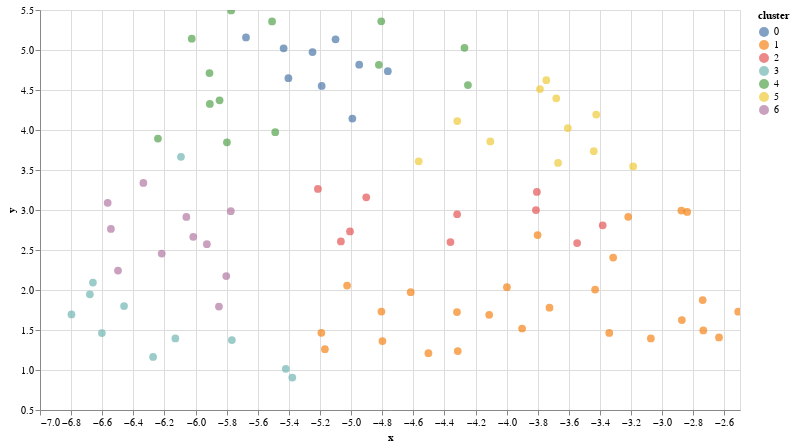

Notebook source saved alongside this figure:
### Code cell
chart = plot_clustering_step(insight_layers, 1)
chart.interactive()

### Figure 1 — Vega-Lite specification as saved in the notebook (floating-point values rounded to 4 significant figures)
{"config": {"view": {"continuousWidth": 300, "continuousHeight": 300}}, "data": {"name": "data-32a8fd4e9c20cef6b7e031e8c56d0fbb"}, "mark": {"type": "circle", "size": 60}, "encoding": {"color": {"field": "cluster", "type": "nominal"}, "tooltip": [{"field": "content", "type": "nominal"}, {"field": "parent", "type": "nominal"}], "x": {"field": "x", "scale": {"zero": false}, "type": "quantitative"}, "y": {"field": "y", "scale": {"zero": false}, "type": "quantitative"}}, "height": 400, "params": [{"name": "param_10", "select": {"type": "interval", "encodings": ["x", "y"]}, "bind": "scales"}], "width": 700, "$schema": "https://vega.github.io/schema/vega-lite/v5.16.3.json", "datasets": {"data-32a8fd4e9c20cef6b7e031e8c56d0fbb": [{"content": "Demande de simplification et d'amélioration du programme de points de fidélité, avec des avantages accessibles dès le premier euro dépensé.", "parent": "Renforcement et simplification du programme de fidélisation pour rendre les avantages plus accessibles et fidéliser la clientèle, notamment les clients réguliers.", "cluster": "0", "x": -4.992, "y": 4.144}, {"content": "Demande de renforcement du programme de fidélisation pour les clients réguliers.", "parent": "Renforcement et simplification du programme de fidélisation pour rendre les avantages plus accessibles et fidéliser la clientèle, notamment les clients réguliers.", "cluster": "0", "x": -4.948, "y": 4.816}, {"content": "Améliorer la qualité de service et le comportement du personnel pour renforcer la satisfaction client.", "parent": "Amélioration de la qualité de certains produits et équipements pour maintenir la satisfaction clientèle.", "cluster": "0", "x": -5.189, "y": 4.551}, {"content": "Assurer une mise à jour constante des stocks pour éviter les ruptures et fidéliser la clientèle.", "parent": "Optimisation de la gestion des dates de péremption et du déstockage des produits, notamment pour la viande, avec des suggestions de réductions et d'affichage spécifique.", "cluster": "0", "x": -4.764, "y": 4.734}, {"content": "Revoir la stratégie et le système de livraison pour améliorer la compétitivité face à la concurrence", "parent": "Revoir et analyser les stratégies de livraison pour améliorer la compétitivité et répondre aux standards du marché.", "cluster": "0", "x": -5.434, "y": 5.021}, {"content": "Simplifier l'approvisionnement en réduisant la nécessité de multiplier les fournisseurs", "parent": "Simplifier l'approvisionnement et optimiser l'assortiment produit pour améliorer l'efficacité opérationnelle et la compétitivité face à la concurrence.", "cluster": "0", "x": -5.676, "y": 5.158}, {"content": "Optimiser l'assortiment produit en réponse à la concurrence", "parent": "Simplifier l'approvisionnement et optimiser l'assortiment produit pour améliorer l'efficacité opérationnelle et la compétitivité face à la concurrence.", "cluster": "0", "x": -5.248, "y": 4.974}, {"content": "Renforcer la fidélisation pour contrer la perte de clientèle au profit de la concurrence", "parent": "Renforcement et simplification du programme de fidélisation pour rendre les avantages plus accessibles et fidéliser la clientèle, notamment les clients réguliers.", "cluster": "0", "x": -5.1, "y": 5.134}, {"content": "Analyser la stratégie de livraison de Pomona pour identifier les adaptations nécessaires", "parent": "Revoir et analyser les stratégies de livraison pour améliorer la compétitivité et répondre aux standards du marché.", "cluster": "0", "x": -5.403, "y": 4.647}, {"content": "Qualité médiocre des confitures à bas prix, indique une amélioration nécessaire de la qualité des produits à faible coût.", "parent": "Nécessité d'améliorer la gamme de prix et la variété des produits, notamment pour les confitures.", "cluster": "1", "x": -4.805, "y": 1.73}, {"content": "Absence d'options de paiement échelonné pour de gros achats.", "parent": "Besoin d'améliorer les options de paiement et de livraison pour répondre aux divers besoins des clients.", "cluster": "1", "x": -4.319, "y": 1.724}, {"content": "La tarification actuelle décourage les petites entreprises en raison de prix non compétitifs pour les petites quantités et manque de promotions adaptées.", "parent": "Stratégie de tarification et de promotion à revoir pour être plus compétitive et attirer diverses tailles d'entreprises.", "cluster": "1", "x": -4.799, "y": 1.362}, {"content": "Changement fréquent de l'emplacement des produits générant une perte de temps", "parent": "Optimisation nécessaire de la gestion des stocks et de la disposition des produits pour éviter les pénuries et pertes de temps.", "cluster": "1", "x": -2.74, "y": 1.874}, {"content": "Charcuterie parfois mal emballée mais toujours en vente", "parent": "Améliorer la qualité de service et le comportement du personnel pour renforcer la satisfaction client.", "cluster": "1", "x": -2.635, "y": 1.406}, {"content": "Prix peu attractifs pour les achats en grande quantité.", "parent": "Stratégie de tarification et de promotion à revoir pour être plus compétitive et attirer diverses tailles d'entreprises.", "cluster": "1", "x": -4.617, "y": 1.972}, {"content": "Suppression fréquente d'articles", "parent": "Optimisation nécessaire de la gestion des stocks et de la disposition des produits pour éviter les pénuries et pertes de temps.", "cluster": "1", "x": -2.874, "y": 1.624}, {"content": "Manque d'engagement des chefs de rayon.", "parent": "Engagement envers des promotions régulières et une meilleure gestion des stocks pour fidéliser la clientèle.", "cluster": "1", "x": -2.84, "y": 2.976}, {"content": "Restrictions dans la disponibilité et l'assortiment des produits pour la livraison à domicile.", "parent": "Engagement envers des promotions régulières et une meilleure gestion des stocks pour fidéliser la clientèle.", "cluster": "1", "x": -3.725, "y": 1.779}, {"content": "Mauvaise qualité des équipements et produits professionnels fournis.", "parent": "Améliorer la qualité de service et le comportement du personnel pour renforcer la satisfaction client.", "cluster": "1", "x": -3.801, "y": 2.687}, {"content": "Problèmes récurrents avec les boîtes à pizza", "parent": "Améliorer la qualité de service et le comportement du personnel pour renforcer la satisfaction client.", "cluster": "1", "x": -2.512, "y": 1.729}, {"content": "Problèmes d'inconsistance en qualité et fraîcheur des produits offerts.", "parent": "Améliorer la qualité de service et le comportement du personnel pour renforcer la satisfaction client.", "cluster": "1", "x": -3.431, "y": 2.005}, {"content": "Absence de concurrence sur les boissons et légumes qui pourrait restreindre l'attractivité du catalogue pour ces catégories.", "parent": "Stratégie de tarification et de promotion à revoir pour être plus compétitive et attirer diverses tailles d'entreprises.", "cluster": "1", "x": -4.314, "y": 1.236}, {"content": "Problème de réapprovisionnement avec des rayons fréquemment vides ou manquants.", "parent": "Optimisation nécessaire de la gestion des stocks et de la disposition des produits pour éviter les pénuries et pertes de temps.", "cluster": "1", "x": -3.073, "y": 1.395}, {"content": "Absence de gamme de confitures moyennes, signalant une lacune dans la variété des produits distribués.", "parent": "Nécessité d'améliorer la gamme de prix et la variété des produits, notamment pour les confitures.", "cluster": "1", "x": -3.998, "y": 2.036}, {"content": "Manque de flexibilité dans les options de livraison, impliquant une révision des politiques de quantité, de prix total, et de surcharge.", "parent": "Besoin d'améliorer les options de paiement et de livraison pour répondre aux divers besoins des clients.", "cluster": "1", "x": -4.112, "y": 1.689}, {"content": "Problèmes de communication avec le fournisseur fourni resto, notamment un manque de responsabilité et d'engagement.", "parent": "Amélioration de la communication et de l'accueil client, avec un souci de cohérence dans les politiques et horaires.", "cluster": "1", "x": -3.315, "y": 2.405}, {"content": "Ruptures de stock fréquentes signalées par les clients", "parent": "Engagement envers des promotions régulières et une meilleure gestion des stocks pour fidéliser la clientèle.", "cluster": "1", "x": -2.736, "y": 1.495}, {"content": "Manque de promotions attractives et communication efficace sur ces dernières ainsi que sur les changements d'horaires.", "parent": "Stratégie de tarification et de promotion à revoir pour être plus compétitive et attirer diverses tailles d'entreprises.", "cluster": "1", "x": -4.503, "y": 1.211}, {"content": "Mauvais accueil en caisse.", "parent": "Amélioration de la communication et de l'accueil client, avec un souci de cohérence dans les politiques et horaires.", "cluster": "1", "x": -2.877, "y": 2.993}, {"content": "Problèmes d'approvisionnement et de réapprovisionnement affectant la disponibilité des produits en général.", "parent": "Optimisation nécessaire de la gestion des stocks et de la disposition des produits pour éviter les pénuries et pertes de temps.", "cluster": "1", "x": -3.341, "y": 1.464}, {"content": "Déception sur la gestion des horaires d'ouverture pour inventaire.", "parent": "Amélioration de la communication et de l'accueil client, avec un souci de cohérence dans les politiques et horaires.", "cluster": "1", "x": -3.219, "y": 2.915}, {"content": "Perception de prix gonflés avant les promotions, et disparité importante des prix des confitures.", "parent": "Nécessité d'améliorer la gamme de prix et la variété des produits, notamment pour les confitures.", "cluster": "1", "x": -5.169, "y": 1.259}, {"content": "Offre insuffisante dans les catégories de produits spécifiques comme bio, cuisine et pizzerias.", "parent": "Élargir l'offre de produits dans les catégories spécifiques telles que les produits bio et les nécessités de cuisine.", "cluster": "1", "x": -3.901, "y": 1.519}, {"content": "Blocage des prix apprécié pour la saison.", "parent": "Engagement envers des promotions régulières et une meilleure gestion des stocks pour fidéliser la clientèle.", "cluster": "1", "x": -5.026, "y": 2.055}, {"content": "Prix de livraison différents de ceux en entrepôt.", "parent": "Amélioration de la communication et de l'accueil client, avec un souci de cohérence dans les politiques et horaires.", "cluster": "1", "x": -5.191, "y": 1.464}, {"content": "Suppression de tarifs préférentiels sur certains produits.", "parent": "Insatisfaction des clients liée aux politiques tarifaires, à la qualité et à la sélection des produits, aux conditions de retour et de garantie, entraînant une diminution de la marge.", "cluster": "2", "x": -5.066, "y": 2.607}, {"content": "Insatisfaction quant à la substitution de produits populaires ou spécifiques par des alternatives de moindre qualité ou plus coûteuses.", "parent": "Insatisfaction des clients liée aux politiques tarifaires, à la qualité et à la sélection des produits, aux conditions de retour et de garantie, entraînant une diminution de la marge.", "cluster": "2", "x": -4.361, "y": 2.599}, {"content": "Mécontentement face à la baisse de qualité des services comparée à celle du passé.", "parent": "Mécontentement concernant la baisse de qualité des services perçue et un sentiment d'indifférence de la part de l'entreprise.", "cluster": "2", "x": -3.812, "y": 2.999}, {"content": "Mécontentement général concernant la qualité du service et un sentiment d'indifférence face au mécontentement.", "parent": "Mécontentement concernant la baisse de qualité des services perçue et un sentiment d'indifférence de la part de l'entreprise.", "cluster": "2", "x": -3.806, "y": 3.226}, {"content": "Réduction de la gamme de produits, entraînant insatisfaction et perte de ventes.", "parent": "Insatisfaction des clients liée aux politiques tarifaires, à la qualité et à la sélection des produits, aux conditions de retour et de garantie, entraînant une diminution de la marge.", "cluster": "2", "x": -4.318, "y": 2.947}, {"content": "Insatisfaction relative à la politique de retour des produits.", "parent": "Insatisfaction des clients liée aux politiques tarifaires, à la qualité et à la sélection des produits, aux conditions de retour et de garantie, entraînant une diminution de la marge.", "cluster": "2", "x": -3.547, "y": 2.586}, {"content": "Déception face à l'annulation d'extensions de garantie et problèmes de service concernant la garantie complémentaire.", "parent": "Insatisfaction des clients liée aux politiques tarifaires, à la qualité et à la sélection des produits, aux conditions de retour et de garantie, entraînant une diminution de la marge.", "cluster": "2", "x": -3.383, "y": 2.809}, {"content": "Magasin propre.", "parent": "Satisfaction des clients concernant la propreté des magasins.", "cluster": "2", "x": -5.213, "y": 3.263}, {"content": "Certains produits sont très appréciés pour leurs caractéristiques uniques.", "parent": "Produits spécifiques très appréciés pour leurs caractéristiques uniques.", "cluster": "2", "x": -5.007, "y": 2.732}, {"content": "Diminution de la marge.", "parent": "Insatisfaction des clients liée aux politiques tarifaires, à la qualité et à la sélection des produits, aux conditions de retour et de garantie, entraînant une diminution de la marge.", "cluster": "2", "x": -4.903, "y": 3.158}, {"content": "Clarifier l'information sur les produits livrables et leurs prix", "parent": "Amélioration nécessaire de la clarté et de l’exactitude de l'affichage des prix, incluant des infos sur les services et les produits, et uniformité dans l’étiquetage pour éviter les incohérences en rayon et en caisse.", "cluster": "3", "x": -6.273, "y": 1.163}, {"content": "Demande générale pour des politiques de prix plus compétitives, incluant des négociations tarifaires personnalisées et des réductions spécifiques pour les restaurateurs.", "parent": "Demande d'une stratégie de prix plus compétitive avec des tarifications personnalisées, une meilleure communication sur les hausses de prix et une réponse aux perceptions de prix élevés comparés à la concurrence.", "cluster": "3", "x": -6.66, "y": 2.093}, {"content": "Des clients souhaitent de véritables prix de gros, plus de clarté dans l'affichage des prix et des options supplémentaires telles que des services traiteur pour les fêtes et des goodies pour les achats modérés.", "parent": "Amélioration nécessaire de la clarté et de l’exactitude de l'affichage des prix, incluant des infos sur les services et les produits, et uniformité dans l’étiquetage pour éviter les incohérences en rayon et en caisse.", "cluster": "3", "x": -6.679, "y": 1.947}, {"content": "Problèmes avec l'affichage et la correspondance des prix promos et réels en rayon et en caisse.", "parent": "Amélioration nécessaire de la clarté et de l’exactitude de l'affichage des prix, incluant des infos sur les services et les produits, et uniformité dans l’étiquetage pour éviter les incohérences en rayon et en caisse.", "cluster": "3", "x": -5.378, "y": 0.905}, {"content": "Augmentations spécifiques de prix sur des produits clés comme l'huile d'olive et l'huile de palme, ainsi que sur les saucisses, affectant la satisfaction client.", "parent": "Demande d'une stratégie de prix plus compétitive avec des tarifications personnalisées, une meilleure communication sur les hausses de prix et une réponse aux perceptions de prix élevés comparés à la concurrence.", "cluster": "3", "x": -6.46, "y": 1.8}, {"content": "Amélioration globale et clarification de l'affichage des prix pour une meilleure lisibilité et transparence.", "parent": "Amélioration nécessaire de la clarté et de l’exactitude de l'affichage des prix, incluant des infos sur les services et les produits, et uniformité dans l’étiquetage pour éviter les incohérences en rayon et en caisse.", "cluster": "3", "x": -6.602, "y": 1.462}, {"content": "Perception généralisée de prix élevés chez Metro comparés à la concurrence et aux supermarchés pour une gamme de produits, depuis l'épicerie jusqu'aux produits frais.", "parent": "Demande d'une stratégie de prix plus compétitive avec des tarifications personnalisées, une meilleure communication sur les hausses de prix et une réponse aux perceptions de prix élevés comparés à la concurrence.", "cluster": "3", "x": -5.767, "y": 1.374}, {"content": "Améliorer la signalétique et l'accessibilité des articles dans le rayon frais.", "parent": "Améliorer la signalétique et l'accessibilité des articles dans le rayon frais.", "cluster": "3", "x": -6.094, "y": 3.665}, {"content": "Incohérences et différences des offres promotionnelles et des prix entre les différents formats de vente et entrepôts.", "parent": "Harmoniser les offres promotionnelles et tarifs entre les différents formats de vente et entrepôts.", "cluster": "3", "x": -5.42, "y": 1.015}, {"content": "Augmentation généralisée et fluctuation des prix ressentie par la clientèle, nécessitant une communication et une stratégie de tarification plus claires.", "parent": "Demande d'une stratégie de prix plus compétitive avec des tarifications personnalisées, une meilleure communication sur les hausses de prix et une réponse aux perceptions de prix élevés comparés à la concurrence.", "cluster": "3", "x": -6.798, "y": 1.695}, {"content": "Problémes récurrents d'étiquetage des prix sur les produits qui nécessitent une meilleure signalisation et uniformité.", "parent": "Amélioration nécessaire de la clarté et de l’exactitude de l'affichage des prix, incluant des infos sur les services et les produits, et uniformité dans l’étiquetage pour éviter les incohérences en rayon et en caisse.", "cluster": "3", "x": -6.13, "y": 1.395}, {"content": "Amélioration nécessaire de la gestion des invendus.", "parent": "Améliorer la gestion des invendus et considérer les problèmes de capacité de stockage pour optimiser les services.", "cluster": "4", "x": -5.845, "y": 4.372}, {"content": "Nécessité d'améliorer le suivi des articles et des produits intéressants.", "parent": "Nécessité d'améliorer le suivi des articles et des produits intéressants.", "cluster": "4", "x": -6.242, "y": 3.893}, {"content": "Importance accrue de la visite commerciale pour l'amélioration des services et la satisfaction client.", "parent": "Importance accrue de la visite commerciale pour l'amélioration des services et la satisfaction client.", "cluster": "4", "x": -4.822, "y": 4.815}, {"content": "Améliorer la gestion relationnelle des directeurs de magasin", "parent": "Améliorer la gestion relationnelle des directeurs de magasin.", "cluster": "4", "x": -5.908, "y": 4.326}, {"content": "Les clients rencontrent des problèmes de capacité de stockage, un aspect à considérer pour le service.", "parent": "Améliorer la gestion des invendus et considérer les problèmes de capacité de stockage pour optimiser les services.", "cluster": "4", "x": -5.771, "y": 5.495}, {"content": "Nécessité d'augmenter le nombre de caisses pour améliorer l'expérience client.", "parent": "Nécessité d'augmenter le nombre de caisses pour améliorer l'expérience client.", "cluster": "4", "x": -4.806, "y": 5.358}, {"content": "Les réorganisations de rayonnages doivent être pertinentes et minimiser la perturbation pour les clients.", "parent": "Optimiser la réorganisation des rayonnages et réduire les erreurs en rayon pour améliorer l'organisation du magasin.", "cluster": "4", "x": -4.249, "y": 4.562}, {"content": "Réduction des erreurs en rayon et amélioration de l'organisation du rangement en magasin.", "parent": "Optimiser la réorganisation des rayonnages et réduire les erreurs en rayon pour améliorer l'organisation du magasin.", "cluster": "4", "x": -5.798, "y": 3.846}, {"content": "Optimiser le suivi des avoirs en attente pour une meilleure gestion des retours clients.", "parent": "Optimiser le suivi des avoirs en attente pour une meilleure gestion des retours clients.", "cluster": "4", "x": -5.91, "y": 4.711}, {"content": "Manque de continuité dans le personnel et expertise inégale, nécessitant une meilleure gestion des ressources humaines.", "parent": "Manque de continuité dans le personnel et expertise inégale, nécessitant une meilleure gestion des ressources humaines.", "cluster": "4", "x": -5.488, "y": 3.972}, {"content": "Les horaires de Metro doivent être mieux adaptés aux besoins des clients.", "parent": "Les horaires de Metro doivent être mieux adaptés aux besoins des clients.", "cluster": "4", "x": -4.271, "y": 5.027}, {"content": "Demande forte pour l'amélioration du service de livraison, impactant le volume d'achats des clients.", "parent": "Amélioration nécessaire du service de livraison et de l'assistance au chargement, impactant le volume d'achats des clients.", "cluster": "4", "x": -5.508, "y": 5.357}, {"content": "Il est nécessaire d'améliorer l'assistance au chargement, surtout pour les clients achetant en grande quantité.", "parent": "Amélioration nécessaire du service de livraison et de l'assistance au chargement, impactant le volume d'achats des clients.", "cluster": "4", "x": -6.024, "y": 5.141}, {"content": "Le service client est jugé efficace et satisfaisant.", "parent": "Une satisfaction générale est exprimée par les clients et le service client est jugé efficace et satisfaisant.", "cluster": "5", "x": -4.318, "y": 4.111}, {"content": "Les demandes d'amélioration des clients semblent rester sans effet.", "parent": "Le manque de prise en compte des retours et suggestions clients mécontente et donne un sentiment de négligence, en particulier concernant les demandes d'amélioration.", "cluster": "5", "x": -3.681, "y": 4.396}, {"content": "Une satisfaction générale est exprimée par les clients.", "parent": "Une satisfaction générale est exprimée par les clients et le service client est jugé efficace et satisfaisant.", "cluster": "5", "x": -4.105, "y": 3.858}, {"content": "La perte d'accords de prix est perçue négativement par la clientèle.", "parent": "La clientèle professionnelle réagit négativement à la perte d'accords de prix, à l'inefficacité de l'ouverture aux particuliers et suggère une baisse des prix pour reconquérir la clientèle.", "cluster": "5", "x": -3.607, "y": 4.024}, {"content": "Inefficacité de l'ouverture aux particuliers pour compenser la perte de clientèle professionnelle.", "parent": "La clientèle professionnelle réagit négativement à la perte d'accords de prix, à l'inefficacité de l'ouverture aux particuliers et suggère une baisse des prix pour reconquérir la clientèle.", "cluster": "5", "x": -3.67, "y": 3.588}, {"content": "Les avis des enquêtes ne sont pas considérés, requiert une meilleure prise en compte du retour client.", "parent": "Le manque de prise en compte des retours et suggestions clients mécontente et donne un sentiment de négligence, en particulier concernant les demandes d'amélioration.", "cluster": "5", "x": -3.786, "y": 4.511}, {"content": "Prendre en compte les ressentis de négligence des clients moins rentables", "parent": "Le manque de prise en compte des retours et suggestions clients mécontente et donne un sentiment de négligence, en particulier concernant les demandes d'amélioration.", "cluster": "5", "x": -3.745, "y": 4.622}, {"content": "Suggestion récurrente de baisser les prix pour reconquérir et satisfaire la clientèle professionnelle.", "parent": "La clientèle professionnelle réagit négativement à la perte d'accords de prix, à l'inefficacité de l'ouverture aux particuliers et suggère une baisse des prix pour reconquérir la clientèle.", "cluster": "5", "x": -4.565, "y": 3.609}, {"content": "Clients mécontents de l'absence d'entrées chaudes.", "parent": "Les clients sont mécontents sur des aspects spécifiques de l'offre, tels que l'absence d'entrées chaudes et des problèmes de qualité des fruits.", "cluster": "5", "x": -3.187, "y": 3.545}, {"content": "Problèmes de qualité avec des fruits jugés trop mûrs par les clients.", "parent": "Les clients sont mécontents sur des aspects spécifiques de l'offre, tels que l'absence d'entrées chaudes et des problèmes de qualité des fruits.", "cluster": "5", "x": -3.44, "y": 3.736}, {"content": "Les commerçants subissent une perte de temps notable à intégrer dans les axes d'optimisation.", "parent": "Les commerçants subissent une perte de temps notable à intégrer dans les axes d'optimisation.", "cluster": "5", "x": -3.424, "y": 4.193}, {"content": "Besoin de diversifier les options de conditionnement, notamment pour les petits formats et les produits de pâtisserie.", "parent": "Besoin de diversifier les options de conditionnement, notamment pour les petits formats, les produits de pâtisserie et les options d'achat plus flexibles telles que des colis plus petits et l'achat à l'unité.", "cluster": "6", "x": -6.015, "y": 2.665}, {"content": "Demande de diversification du catalogue de produits, en incluant plus de variétés régionales et une gamme de produits réguliers.", "parent": "Demande de diversification du catalogue de produits, en incluant plus de variétés régionales et une gamme de produits réguliers.", "cluster": "6", "x": -5.927, "y": 2.573}, {"content": "Optimisation de la gestion des dates de péremption et du déstockage des produits, notamment pour la viande, avec des suggestions de réductions et d'affichage spécifique.", "parent": "Assurer une mise à jour constante des stocks pour éviter les ruptures et fidéliser la clientèle.", "cluster": "6", "x": -6.565, "y": 3.09}, {"content": "Préférence pour des options d'achats plus flexibles telles que des colis plus petits, l'achat à l'unité et des emballages modernes.", "parent": "Besoin de diversifier les options de conditionnement, notamment pour les petits formats, les produits de pâtisserie et les options d'achat plus flexibles telles que des colis plus petits et l'achat à l'unité.", "cluster": "6", "x": -5.773, "y": 2.986}, {"content": "Intérêt marqué pour des avantages tarifaires sur les achats importants, notamment pour les marques nationales, l'alcool et les produits de luxe comme les homards.", "parent": "Intérêt marqué pour des avantages tarifaires sur les achats importants et nécessité de réviser et diversifier les stratégies promotionnelles et ajustement des remises par produits, avec une attention particulière pour les boissons non-alcoolisées et remises individuelles.", "cluster": "6", "x": -6.499, "y": 2.243}, {"content": "Améliorer la fraîcheur et la présentation des produits frais, notamment les légumes et les pains à burger.", "parent": "Améliorer la fraîcheur et la présentation des produits frais, notamment les légumes et les pains à burger.", "cluster": "6", "x": -6.336, "y": 3.339}, {"content": "Demande de livraison individuelle pour les bouteilles d'alcool.", "parent": "Demande de livraison individuelle pour les bouteilles d'alcool.", "cluster": "6", "x": -5.803, "y": 2.174}, {"content": "Demande d'ajustement des remises par produits, avec une attention particulière pour les boissons non-alcoolisées et remises individuelles.", "parent": "Intérêt marqué pour des avantages tarifaires sur les achats importants et nécessité de réviser et diversifier les stratégies promotionnelles et ajustement des remises par produits, avec une attention particulière pour les boissons non-alcoolisées et remises individuelles.", "cluster": "6", "x": -6.217, "y": 2.455}, {"content": "Nécessité de réviser et diversifier les stratégies promotionnelles, incluant le calendrier, les formats de diffusion, et les quantités des produits en promotion.", "parent": "Intérêt marqué pour des avantages tarifaires sur les achats importants et nécessité de réviser et diversifier les stratégies promotionnelles et ajustement des remises par produits, avec une attention particulière pour les boissons non-alcoolisées et remises individuelles.", "cluster": "6", "x": -6.544, "y": 2.763}, {"content": "Catalogue peu clair, notamment sur les alcools, indiquant un besoin de clarification et simplification.", "parent": "Catalogue peu clair, notamment sur les alcools, indiquant un besoin de clarification et simplification.", "cluster": "6", "x": -5.85, "y": 1.792}, {"content": "Satisfaction concernant les boissons, produits de nettoyage et équipements pour les cafés, hôtels et restaurants.", "parent": "Satisfaction concernant les boissons, produits de nettoyage et équipements pour les cafés, hôtels et restaurants.", "cluster": "6", "x": -6.059, "y": 2.914}]}}
